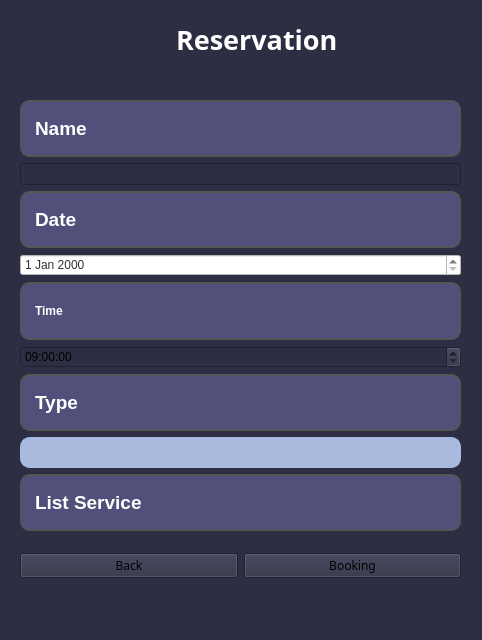
<?xml version="1.0" encoding="UTF-8"?>
<ui version="4.0">
 <class>MainWindow</class>
 <widget class="QMainWindow" name="MainWindow">
  <property name="geometry">
   <rect>
    <x>0</x>
    <y>0</y>
    <width>482</width>
    <height>640</height>
   </rect>
  </property>
  <property name="windowTitle">
   <string>MainWindow</string>
  </property>
  <property name="styleSheet">
   <string notr="true">background-color: #2D2E43;</string>
  </property>
  <widget class="QWidget" name="centralwidget">
   <widget class="QWidget" name="horizontalLayoutWidget">
    <property name="geometry">
     <rect>
      <x>20</x>
      <y>0</y>
      <width>441</width>
      <height>80</height>
     </rect>
    </property>
    <layout class="QHBoxLayout" name="horizontalLayout">
     <item>
      <widget class="QLabel" name="logo">
       <property name="maximumSize">
        <size>
         <width>150</width>
         <height>16777215</height>
        </size>
       </property>
       <property name="text">
        <string/>
       </property>
      </widget>
     </item>
     <item>
      <widget class="QLabel" name="label_title">
       <property name="font">
        <font>
         <family>Roboto Slab</family>
         <weight>75</weight>
         <bold>true</bold>
        </font>
       </property>
       <property name="styleSheet">
        <string notr="true"/>
       </property>
       <property name="text">
        <string>&lt;html&gt;&lt;head/&gt;&lt;body&gt;&lt;p&gt;&lt;span style=&quot; font-size:20pt; color:#ffffff;&quot;&gt;Reservation&lt;/span&gt;&lt;/p&gt;&lt;/body&gt;&lt;/html&gt;</string>
       </property>
      </widget>
     </item>
    </layout>
   </widget>
   <widget class="QWidget" name="verticalLayoutWidget">
    <property name="geometry">
     <rect>
      <x>20</x>
      <y>100</y>
      <width>441</width>
      <height>431</height>
     </rect>
    </property>
    <layout class="QVBoxLayout" name="verticalLayout">
     <item>
      <widget class="QLabel" name="label">
       <property name="styleSheet">
        <string notr="true">QLabel {
        color: #ffffff; /* Text color */
        background-color: rgb(80, 80, 122); /* Background color */
        border: 2px solid #555555; /* Border color and thickness */
        border-radius: 10px; /* Border radius for rounded corners */
        padding: 10px; /* Padding inside the label */
    }</string>
       </property>
       <property name="text">
        <string>&lt;html&gt;&lt;head/&gt;&lt;body&gt;&lt;p&gt;&lt;span style=&quot; font-size:14pt; font-weight:600; color:#ffffff;&quot;&gt;Name&lt;/span&gt;&lt;/p&gt;&lt;/body&gt;&lt;/html&gt;</string>
       </property>
      </widget>
     </item>
     <item>
      <widget class="QLineEdit" name="name_input"/>
     </item>
     <item>
      <widget class="QLabel" name="label_3">
       <property name="styleSheet">
        <string notr="true">QLabel {
        color: #ffffff; /* Text color */
        background-color: rgb(80, 80, 122); /* Background color */
        border: 2px solid #555555; /* Border color and thickness */
        border-radius: 10px; /* Border radius for rounded corners */
        padding: 10px; /* Padding inside the label */
    }</string>
       </property>
       <property name="text">
        <string>&lt;html&gt;&lt;head/&gt;&lt;body&gt;&lt;p&gt;&lt;span style=&quot; font-size:14pt; font-weight:600; color:#ffffff;&quot;&gt;Date&lt;/span&gt;&lt;/p&gt;&lt;/body&gt;&lt;/html&gt;</string>
       </property>
      </widget>
     </item>
     <item>
      <widget class="QDateEdit" name="dateEdit">
       <property name="styleSheet">
        <string notr="true">background-color: rgb(255, 255, 255);
color: rgb(46, 52, 54);</string>
       </property>
      </widget>
     </item>
     <item>
      <widget class="QLabel" name="label_6">
       <property name="styleSheet">
        <string notr="true">QLabel {
        color: #ffffff; /* Text color */
        background-color: rgb(80, 80, 122); /* Background color */
        border: 2px solid #555555; /* Border color and thickness */
        border-radius: 10px; /* Border radius for rounded corners */
        padding: 10px; /* Padding inside the label */
    }</string>
       </property>
       <property name="text">
        <string>&lt;html&gt;&lt;head/&gt;&lt;body&gt;&lt;p&gt;&lt;span style=&quot; font-weight:600; color:#ffffff;&quot;&gt;Time&lt;/span&gt;&lt;/p&gt;&lt;/body&gt;&lt;/html&gt;</string>
       </property>
      </widget>
     </item>
     <item>
      <widget class="QTimeEdit" name="timeEdit">
       <property name="styleSheet">
        <string notr="true"/>
       </property>
       <property name="maximumDateTime">
        <datetime>
         <hour>17</hour>
         <minute>59</minute>
         <second>59</second>
         <year>2000</year>
         <month>1</month>
         <day>1</day>
        </datetime>
       </property>
       <property name="minimumDateTime">
        <datetime>
         <hour>9</hour>
         <minute>0</minute>
         <second>0</second>
         <year>2000</year>
         <month>1</month>
         <day>1</day>
        </datetime>
       </property>
      </widget>
     </item>
     <item>
      <widget class="QLabel" name="label_4">
       <property name="styleSheet">
        <string notr="true">QLabel {
        color: #ffffff; /* Text color */
        background-color: rgb(80, 80, 122); /* Background color */
        border: 2px solid #555555; /* Border color and thickness */
        border-radius: 10px; /* Border radius for rounded corners */
        padding: 10px; /* Padding inside the label */
    }</string>
       </property>
       <property name="text">
        <string>&lt;html&gt;&lt;head/&gt;&lt;body&gt;&lt;p&gt;&lt;span style=&quot; font-size:14pt; font-weight:600; color:#ffffff;&quot;&gt;Type&lt;/span&gt;&lt;/p&gt;&lt;/body&gt;&lt;/html&gt;</string>
       </property>
      </widget>
     </item>
     <item>
      <widget class="QComboBox" name="type_input">
       <property name="styleSheet">
        <string notr="true">QComboBox {
    background-color: #aabade;
    border: 2px solid #aabade;
    border-radius: 10px;
    padding: 3px 7px;
    font-size: 16px;
    min-width: 150px;
    color: #ffffff;  /* Text color */
    selection-background-color: #aabade;
}

QComboBox::drop-down {
    background-color: #aabade;
    border: none;
    width: 30px;
    border-top-right-radius: 10px;
    border-bottom-right-radius: 10px;
}

QComboBox::down-arrow {
    image: url(down_arrow.png);
    width: 15px;
    height: 15px;
}

QComboBox QAbstractItemView {
    border: 1px solid #ccc;
    border-radius: 5px;
    background-color: #2D2E43;  /* Item view background color */
    selection-background-color: #aabade;
    selection-color: #ffffff;  /* Item view text color */
    min-width: 150px;
    font-size: 16px;
}</string>
       </property>
      </widget>
     </item>
     <item>
      <widget class="QLabel" name="label_5">
       <property name="styleSheet">
        <string notr="true">QLabel {
        color: #ffffff; /* Text color */
        background-color: rgb(80, 80, 122); /* Background color */
        border: 2px solid #555555; /* Border color and thickness */
        border-radius: 10px; /* Border radius for rounded corners */
        padding: 10px; /* Padding inside the label */
    }</string>
       </property>
       <property name="text">
        <string>&lt;html&gt;&lt;head/&gt;&lt;body&gt;&lt;p&gt;&lt;span style=&quot; font-size:14pt; font-weight:600; color:#ffffff;&quot;&gt;List Service&lt;/span&gt;&lt;/p&gt;&lt;/body&gt;&lt;/html&gt;</string>
       </property>
      </widget>
     </item>
     <item>
      <layout class="QHBoxLayout" name="horizontalLayout_2"/>
     </item>
    </layout>
   </widget>
   <widget class="QWidget" name="horizontalLayoutWidget_3">
    <property name="geometry">
     <rect>
      <x>20</x>
      <y>540</y>
      <width>441</width>
      <height>51</height>
     </rect>
    </property>
    <layout class="QHBoxLayout" name="horizontalLayout_3">
     <item>
      <widget class="QPushButton" name="push_back">
       <property name="font">
        <font>
         <family>Roboto Slab</family>
         <pointsize>9</pointsize>
         <weight>50</weight>
         <bold>false</bold>
        </font>
       </property>
       <property name="styleSheet">
        <string notr="true">/* PUSH BUTTON */
QPushButton {
    background-color: rgb(80, 80, 122);
    color: white;
    border: none;
    border-radius: 7px;
    padding: 10px 20px;
}

QPushButton:hover {
	background-color: rgb(245, 154, 182);
}

QPushButton:pressed {
    background-color: rgb(109, 68, 81);
}

color: rgb(255, 255, 255);</string>
       </property>
       <property name="text">
        <string>Back</string>
       </property>
      </widget>
     </item>
     <item>
      <widget class="QPushButton" name="push_booking">
       <property name="font">
        <font>
         <family>Roboto Slab</family>
         <pointsize>9</pointsize>
         <weight>50</weight>
         <bold>false</bold>
        </font>
       </property>
       <property name="styleSheet">
        <string notr="true">/* PUSH BUTTON */
QPushButton {
    background-color: rgb(80, 80, 122);
    color: white;
    border: none;
    border-radius: 7px;
    padding: 10px 20px;
}

QPushButton:hover {
	background-color: rgb(245, 154, 182);
}

QPushButton:pressed {
    background-color: rgb(109, 68, 81);
}

color: rgb(255, 255, 255);</string>
       </property>
       <property name="text">
        <string>Booking</string>
       </property>
      </widget>
     </item>
    </layout>
   </widget>
  </widget>
  <widget class="QMenuBar" name="menubar">
   <property name="geometry">
    <rect>
     <x>0</x>
     <y>0</y>
     <width>482</width>
     <height>22</height>
    </rect>
   </property>
  </widget>
  <widget class="QStatusBar" name="statusbar"/>
 </widget>
 <resources/>
 <connections/>
</ui>
